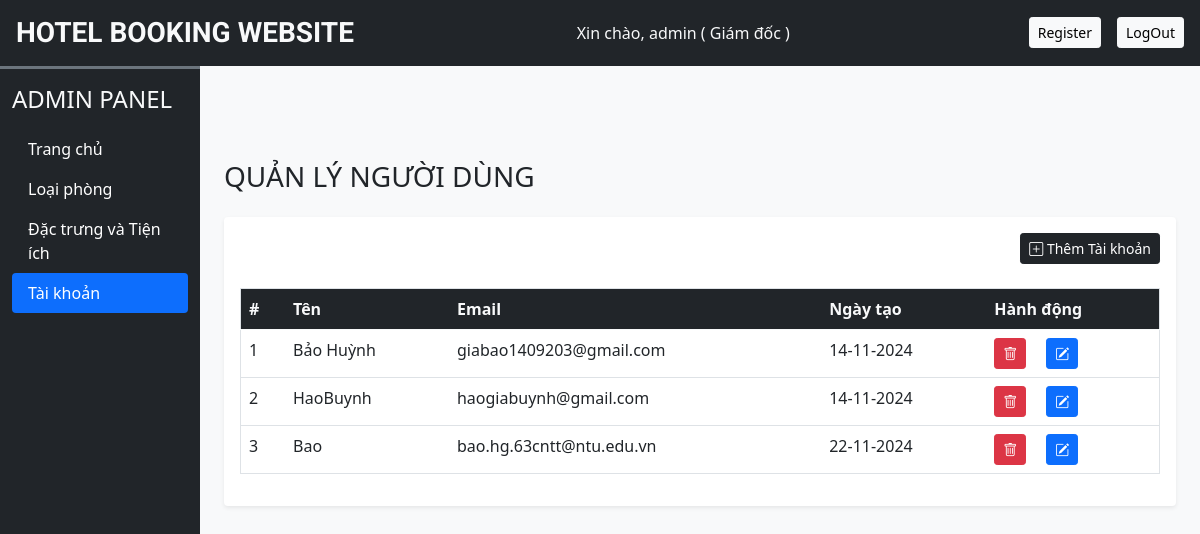
/admin/users.php (signed in), run on the app's committed database.
### tables this page shows
CREATE TABLE `admin_cred` (
  `sr_no` int(11) NOT NULL,
  `admin_name` varchar(150) NOT NULL,
  `admin_pass` varchar(150) NOT NULL,
  `c_vu` varchar(50) NOT NULL
);

CREATE TABLE `users` (
  `id` int(11) NOT NULL,
  `name` varchar(150) NOT NULL,
  `email` varchar(150) NOT NULL,
  `password` varchar(255) NOT NULL,
  `role` enum('user','admin') NOT NULL DEFAULT 'user',
  `created_at` timestamp NOT NULL DEFAULT current_timestamp()
);

### admin/inc/db_config.php (called while the page is built, shortened)
<?php
function selectAll($table) {
    $con = $GLOBALS['con'];
    $res = mysqli_query($con, "SELECT * FROM $table");
    return $res;
}
?>

### admin/users.php (the view, shortened to what this page needs)
<?php
require('inc/db_config.php');
?>
<!DOCTYPE html>
<html lang="en">
<head>
    <?php require('inc/links.php'); ?>
</head>
<body class="bg-light">
<?php require('inc/header.php'); ?>
<div class="container-fluid" style="margin-top: 70px;">
    <div class="row">
        <div class="col-lg-10 ms-auto p-4 overflow-hidden">
            <h3 class="mb-4">QUẢN LÝ NGƯỜI DÙNG</h3>
            <div class="card border-0 shadow-sm mb-4">
                <div class="card-body">
                    <div class="text-end mb-4">
                        <button type="button" class="btn btn-dark shadow-none btn-sm" data-bs-toggle="modal" data-bs-target="#add-user">
                            <i class="bi bi-plus-square"></i> Thêm Tài khoản
                        </button>
                    </div>
                    <div class="overflow-x-auto">
                        <table class="table table-hover border">
                            <thead class="bg-dark text-light">
                            <tr>
                                <th scope="col">#</th>
                                <th scope="col">Tên</th>
                                <th scope="col">Email</th>
                                <th scope="col">Ngày tạo</th>
                                <th scope="col">Hành động</th>
                            </tr>
                            </thead>
                            <tbody>
                            <?php
                            $users_res = selectAll('users');
                            $i = 1;
                            while ($row = mysqli_fetch_assoc($users_res)) {
                                ?>
                                <tr>
                                    <td><?php echo $i++; ?></td>
                                    <td><?php echo $row['name']; ?></td>
                                    <td><?php echo $row['email']; ?></td>
                                    <td><?php echo date('d-m-Y', strtotime($row['created_at'])); ?></td>
                                    <td>
                                        <button type="button" class="btn btn-danger btn-sm shadow-none me-3" onclick="deleteUser(<?php echo $row['id']; ?>)">
                                            <i class="bi bi-trash"></i>
                                        </button>
                                        <button type="button" class="btn btn-primary btn-sm shadow-none" data-bs-toggle="modal" data-bs-target="#edit-user" onclick="editUser(<?php echo $row['id']; ?>)">
                                            <i class="bi bi-pencil-square"></i>
                                        </button>
                                    </td>
                                </tr>
                            <?php } ?>
                            </tbody>
                        </table>
                    </div>
                </div>
            </div>
        </div>
    </div>
</div>
</body>
</html>

### admin/inc/links.php (shortened to what this page needs)
<link href="https://cdn.jsdelivr.net/npm/bootstrap@5.0.2/dist/css/bootstrap.min.css" rel="stylesheet">
<link rel="stylesheet" href="https://cdn.jsdelivr.net/npm/bootstrap-icons@1.11.3/font/bootstrap-icons.min.css">
<link rel="stylesheet" href="css/common.css">

### admin/inc/header.php (shortened to what this page needs)
<div class="container-flud bg-dark text-light p-3 d-flex align-items-center justify-content-between sticky-top">
    <h3 class="mb-0 h-font">HOTEL BOOKING WEBSITE</h3>
    <?php
    require_once 'db_config.php';
    if (isset($_SESSION['adminName'])) {
        $admin_sql = "SELECT `admin_name`, `admin_pass`, `c_vu` FROM `admin_cred` WHERE `admin_name` = ?";
        $stmt = mysqli_prepare($con, $admin_sql);
        mysqli_stmt_bind_param($stmt, "s", $_SESSION['adminName']);
        mysqli_stmt_execute($stmt);
        $admin_result = mysqli_stmt_get_result($stmt);
        $admin_row = mysqli_fetch_assoc($admin_result);
        if ($admin_row) {
            $ad_name = $admin_row['admin_name'];
            $c_vu = $admin_row['c_vu'];
            if ($c_vu == 'giamdoc') {
                $greeting = "Xin chào, $ad_name ( Giám đốc )";
            } else {
                $greeting = "Xin chào, $ad_name ( Nhân viên )";
            }
        }
    }
    ?>
    <span class="me-3 text-light"><?php echo isset($greeting) ? $greeting : "Chưa đăng nhập"; ?></span>
    <div class="d-flex justify-content-end">
        <?php if (isset($c_vu) && $c_vu == 'giamdoc'): ?>
            <button type="button" class="btn btn-light btn-sm me-3" data-bs-toggle="modal" data-bs-target="#registerModal">Register</button>
        <?php endif; ?>
        <a href="logout.php" class="btn btn-light btn-sm">LogOut</a>
    </div>
</div>
<div class="col-lg-2 bg-dark border-top border-3 border-secondary position-fixed h-100" id="dashboard-menu">
    <nav class="navbar navbar-expand-lg navbar-dark">
        <div class="container-fluid flex-lg-column align-items-stretch">
            <h4 class="mt-2 text-light">ADMIN PANEL</h4>
            <div class="collapse navbar-collapse flex-column align-items-strech mt-2" id="adminDropdown">
                <ul class="nav nav-pills flex-column w-100">
                    <li class="nav-item">
                        <a class="nav-link text-white" href="dashboard.php">Trang chủ</a>
                    </li>
                    <?php if (isset($c_vu) && $c_vu == 'giamdoc'): ?>
                        <li class="nav-item">
                            <a class="nav-link text-white" href="rooms.php">Loại phòng</a>
                        </li>
                        <li class="nav-item">
                            <a class="nav-link text-white" href="features_facilities.php">Đặc trưng và Tiện ích</a>
                        </li>
                    <?php endif; ?>
                    <li class="nav-item">
                        <a class="nav-link text-white" href="users.php">Tài khoản</a>
                    </li>
                </ul>
            </div>
        </div>
    </nav>
</div>

### admin/css/common.css (style rules this page uses)
:root { --teal: #2ec1ac; --teal_hover: #279e8c; }
html { font-family: "Roboto", sans-serif; font-weight: 400; font-style: normal; }
.h-font { font-family: "Roboto", sans-serif; font-weight: 700; font-style: normal; }
#dashboard-menu { position: fixed; height: 100%; z-index: 11; }

### data on the page
admin_cred: admin_name "Xin chào, admin ( Giám đốc )"
users: name "Bảo Huỳnh", email "giabao1409203@gmail.com", created_at "14-11-2024"
users: name "HaoBuynh", email "haogiabuynh@gmail.com", created_at "14-11-2024"
users: name "Bao", email "bao.hg.63cntt@ntu.edu.vn", created_at "22-11-2024"
